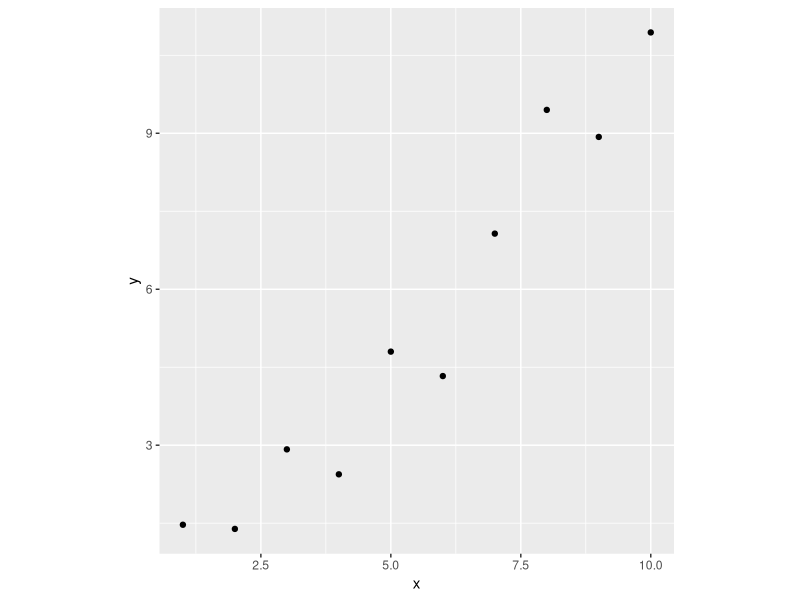

Generate this figure with R:
## ---- chunk 1
library(ggplot2)
library(lattice)
## ---- chunk 2
set.seed(1233)
x <- 1:10
y <- round(rnorm(10, x, 1), 2)
df <- data.frame(x, y)
df
## ---- chunk 3
qplot(x, y, data = df)+coord_fixed()
